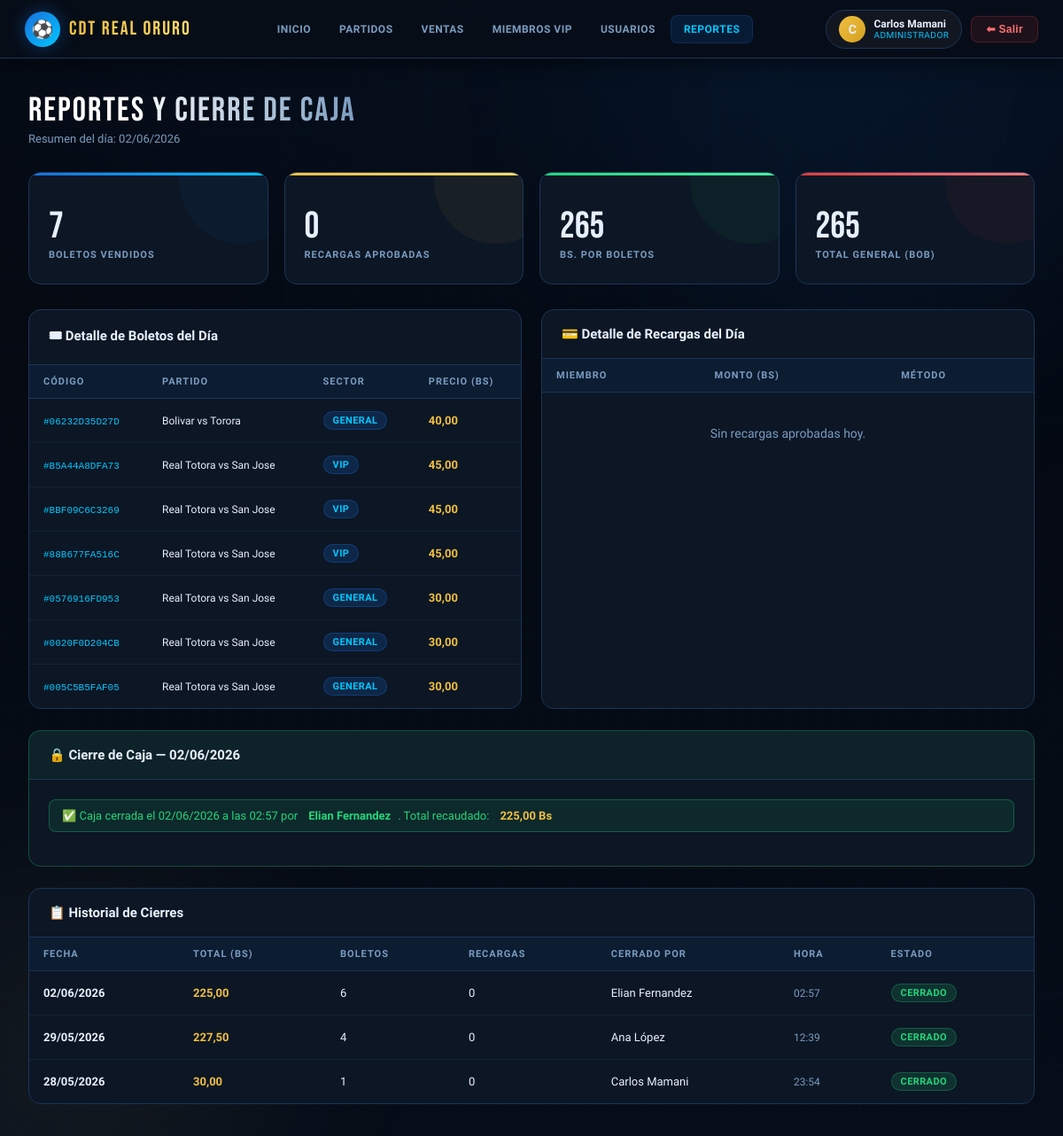
Screenshot of /reportes/cierre/ (signed in) with the database file from the repository.
### champinones/models.py (models this page shows, shortened)
class Usuario(AbstractUser):
    rol = models.CharField(
        max_length=10,
        choices=RolUsuario.choices,
        default=RolUsuario.PERSONAL,
        verbose_name=_('Rol'),
    )
    class Meta:
        verbose_name        = _('Usuario')
        verbose_name_plural = _('Usuarios')
        ordering            = ['username']
    @property
    def es_admin(self):
        return self.rol == RolUsuario.ADMIN or self.is_superuser

class Boleto(models.Model):
    class SectorAsiento(models.TextChoices):
        GENERAL   = 'GENERAL',   _('General')
        PREFERENTE = 'PREFERENTE', _('Preferente')
        VIP       = 'VIP',       _('VIP')
        PALCO     = 'PALCO',     _('Palco')
    evento = models.ForeignKey(
        Evento,
        on_delete=models.PROTECT,
        related_name='boletos',
        verbose_name=_('Evento'),
    )
    miembro_vip = models.ForeignKey(
        MiembroVIP,
        on_delete=models.SET_NULL,
        null=True, blank=True,
        related_name='boletos',
        verbose_name=_('Miembro VIP'),
    )
    vendido_por = models.ForeignKey(
        Usuario,
        on_delete=models.SET_NULL,
        null=True, blank=True,
        related_name='boletos_vendidos',
        verbose_name=_('Vendido por'),
    )
    sector = models.CharField(
        max_length=12,
        choices=SectorAsiento.choices,
        default=SectorAsiento.GENERAL,
        verbose_name=_('Sector'),
    )
    precio_pagado = models.DecimalField(
        max_digits=8,
        decimal_places=2,
        validators=[MinValueValidator(0)],
        verbose_name=_('Precio Pagado (BOB)'),
    )
    codigo = models.CharField(
        max_length=12,
        unique=True,
        default=generar_codigo_boleto,
        editable=False,
        verbose_name=_('Código Único'),
    )
    numero_factura = models.CharField(
        max_length=20,
        unique=True,
        editable=False,
        verbose_name=_('Número de Factura'),
        help_text=_('Generado automáticamente'),
        blank=True,
        null=True,
    )
    subtotal = models.DecimalField(
        max_digits=8,
        decimal_places=2,
        default=0.00,
        validators=[MinValueValidator(0)],
        verbose_name=_('Subtotal (BOB)'),
    )
    impuesto_iva = models.DecimalField(
        max_digits=8,
        decimal_places=2,
        default=0.00,
        validators=[MinValueValidator(0)],
        verbose_name=_('IVA 13% (BOB)'),
    )
    descuento = models.DecimalField(
        max_digits=8,
        decimal_places=2,
        default=0.00,
        validators=[MinValueValidator(0)],
        verbose_name=_('Descuento (BOB)'),
    )
    total_factura = models.DecimalField(
        max_digits=8,
        decimal_places=2,
        editable=False,
        verbose_name=_('Total Factura (BOB)'),
        default=0.00,
    )
    fecha_compra = models.DateTimeField(
        default=timezone.now,
        verbose_name=_('Fecha de Compra'),
    )
    pago_con_saldo_vip = models.BooleanField(
        default=False,
        verbose_name=_('Pagado con Saldo VIP'),
    )
    metodo_pago = models.CharField(
        max_length=20,
        choices=[
            ('EFECTIVO', _('Efectivo')),
            ('TARJETA', _('Tarjeta')),
            ('SALDO_VIP', _('Saldo VIP')),
            ('OTRO', _('Otro')),
        ],
        default='EFECTIVO',
        verbose_name=_('Método de Pago'),
    )
    referencia_pago = models.CharField(
        max_length=50,
        blank=True,
        verbose_name=_('Referencia de Pago (transacción, talón, etc.)'),
    )
    observaciones = models.TextField(
        blank=True,
        verbose_name=_('Observaciones'),
    )
    class Meta:
        verbose_name        = _('Boleto')
        verbose_name_plural = _('Boletos')
        ordering            = ['-fecha_compra']

class Evento(models.Model):
    class EstadoEvento(models.TextChoices):
        PROGRAMADO = 'PROGRAMADO', _('Programado')
        EN_CURSO   = 'EN_CURSO',   _('En Curso')
        FINALIZADO = 'FINALIZADO', _('Finalizado')
        CANCELADO  = 'CANCELADO',  _('Cancelado')
    nombre = models.CharField(
        max_length=200,
        verbose_name=_('Nombre del Evento'),
    )
    equipo_local = models.CharField(
        max_length=100,
        verbose_name=_('Equipo Local'),
    )
    equipo_visitante = models.CharField(
        max_length=100,
        verbose_name=_('Equipo Visitante'),
    )
    fecha = models.DateField(
        verbose_name=_('Fecha'),
    )
    hora = models.TimeField(
        verbose_name=_('Hora'),
    )
    precio_base = models.DecimalField(
        max_digits=8,
        decimal_places=2,
        validators=[MinValueValidator(0)],
        verbose_name=_('Precio Base (BOB)'),
    )
    capacidad_total = models.PositiveIntegerField(
        verbose_name=_('Capacidad Total'),
    )
    capacidad_disponible = models.PositiveIntegerField(
        verbose_name=_('Capacidad Disponible'),
    )
    estado = models.CharField(
        max_length=12,
        choices=EstadoEvento.choices,
        default=EstadoEvento.PROGRAMADO,
        verbose_name=_('Estado'),
    )
    descripcion = models.TextField(
        blank=True,
        verbose_name=_('Descripción'),
    )
    creado_por = models.ForeignKey(
        Usuario,
        on_delete=models.SET_NULL,
        null=True, blank=True,
        related_name='eventos_creados',
        verbose_name=_('Creado por'),
    )
    fecha_creacion = models.DateTimeField(auto_now_add=True)
    class Meta:
        verbose_name        = _('Evento')
        verbose_name_plural = _('Eventos')
        ordering            = ['fecha', 'hora']
    SECTOR_MULTIPLIERS = {
        'GENERAL': Decimal('1.00'),
        'PREFERENTE': Decimal('1.25'),
        'VIP': Decimal('1.50'),
        'PALCO': Decimal('2.00'),
    }

class CierreCaja(models.Model):
    fecha = models.DateField(
        unique=True,
        verbose_name=_('Fecha'),
    )
    total_ventas_boletos = models.DecimalField(
        max_digits=12,
        decimal_places=2,
        default=0.00,
        verbose_name=_('Total por Venta de Boletos (BOB)'),
    )
    total_recargas = models.DecimalField(
        max_digits=12,
        decimal_places=2,
        default=0.00,
        verbose_name=_('Total por Recargas (BOB)'),
    )
    total_recaudado = models.DecimalField(
        max_digits=12,
        decimal_places=2,
        default=0.00,
        verbose_name=_('Total Recaudado (BOB)'),
    )
    cantidad_boletos = models.PositiveIntegerField(
        default=0,
        verbose_name=_('Cantidad de Boletos Vendidos'),
    )
    cantidad_recargas = models.PositiveIntegerField(
        default=0,
        verbose_name=_('Cantidad de Recargas Procesadas'),
    )
    usuario_cierre = models.ForeignKey(
        Usuario,
        on_delete=models.PROTECT,
        related_name='cierres_caja',
        verbose_name=_('Cerrado por'),
    )
    estado = models.CharField(
        max_length=8,
        choices=EstadoCierre.choices,
        default=EstadoCierre.ABIERTO,
        verbose_name=_('Estado'),
    )
    notas = models.TextField(
        blank=True,
        verbose_name=_('Notas del Cierre'),
    )
    fecha_cierre = models.DateTimeField(
        null=True, blank=True,
        verbose_name=_('Fecha y Hora del Cierre'),
    )
    class Meta:
        verbose_name        = _('Cierre de Caja')
        verbose_name_plural = _('Cierres de Caja')
        ordering            = ['-fecha']

### champinones/views.py (the view, shortened to what this page needs)
# urls.py: path('reportes/cierre/',   views.cierre_caja,    name='cierre_caja'),
@login_required
@user_passes_test(es_personal_o_admin)
def cierre_caja(request):
    hoy = localdate()
    cierre_existente = CierreCaja.objects.filter(
        fecha=hoy, estado=EstadoCierre.CERRADO
    ).first()
    boletos_hoy  = Boleto.objects.filter(fecha_compra__date=hoy)
    recargas_hoy = Recarga.objects.filter(
        fecha_solicitud__date=hoy,
        estado=Recarga.EstadoRecarga.APROBADA,
    )
    agg_boletos  = boletos_hoy.aggregate(total=Sum('precio_pagado'), cant=Count('pk'))
    agg_recargas = recargas_hoy.aggregate(total=Sum('monto'), cant=Count('pk'))
    total_boletos  = agg_boletos['total']  or Decimal('0')
    total_recargas = agg_recargas['total'] or Decimal('0')
    cant_boletos   = agg_boletos['cant']   or 0
    cant_recargas  = agg_recargas['cant']  or 0
    resumen = {
        'fecha':             hoy,
        'total_boletos':     total_boletos,
        'total_recargas':    total_recargas,
        'total_general':     total_boletos + total_recargas,
        'cantidad_boletos':  cant_boletos,
        'cantidad_recargas': cant_recargas,
        'detalle_boletos':   boletos_hoy.select_related('evento', 'miembro_vip'),
        'detalle_recargas':  recargas_hoy.select_related('miembro'),
    }
    form = CierreCajaForm()
    historial = CierreCaja.objects.order_by('-fecha')[:10]
    return render(request, 'portal/reportes.html', {
        'form':             form,
        'resumen':          resumen,
        'cierre_hoy':       cierre_existente,
        'historial_cierres': historial,
    })

### champinones/forms.py (called while the page is built)
    def apply_styles(self):
        for field_name, field in self.fields.items():
            existing = field.widget.attrs.get('class', '')
            field.widget.attrs['class'] = f'{existing} {self.FIELD_CSS}'.strip()
            if not field.widget.attrs.get('placeholder'):
                field.widget.attrs['placeholder'] = field.label or field_name

### champinones/views.py (called while the page is built)
def es_personal_o_admin(user):
    return user.is_authenticated and user.rol in (RolUsuario.ADMIN, RolUsuario.PERSONAL)

### champinones/templates/portal/reportes.html (shortened to what this page needs)
{% extends "portal/base_portal.html" %}
{% block nav_reportes %}active{% endblock %}
{% block content %}
<div class="page">
  <div class="page-header">
    <div>
      <div class="page-title">Reportes y Cierre de Caja</div>
      <div class="page-sub">Resumen del día: {{ resumen.fecha|date:"d/m/Y" }}</div>
    </div>
  </div>
  <div class="stats-grid">
    <div class="stat-card blue">
      <div class="stat-value">{{ resumen.cantidad_boletos }}</div>
      <div class="stat-label">Boletos Vendidos</div>
    </div>
    <div class="stat-card gold">
      <div class="stat-value">{{ resumen.cantidad_recargas }}</div>
      <div class="stat-label">Recargas Aprobadas</div>
    </div>
    <div class="stat-card green">
      <div class="stat-value">{{ resumen.total_boletos }}</div>
      <div class="stat-label">Bs. por Boletos</div>
    </div>
    <div class="stat-card red">
      <div class="stat-value">{{ resumen.total_general }}</div>
      <div class="stat-label">Total General (BOB)</div>
    </div>
  </div>
  <div class="dash-grid" style="margin-bottom:24px;">
    <div class="card">
      <div class="card-header"><span class="card-title">🎟 Detalle de Boletos del Día</span></div>
      <div class="card-body" style="padding:0;">
        <table>
          <thead>
            <tr>
              <th>Código</th>
              <th>Partido</th>
              <th>Sector</th>
              <th>Precio (Bs)</th>
            </tr>
          </thead>
          <tbody>
            {% for b in resumen.detalle_boletos %}
            <tr>
              <td><code style="color:var(--accent-cyan);font-size:11px;">#{{ b.codigo }}</code></td>
              <td style="font-size:12px;">{{ b.evento.equipo_local }} vs {{ b.evento.equipo_visitante }}</td>
              <td><span class="badge badge-blue">{{ b.get_sector_display }}</span></td>
              <td><strong style="color:var(--accent-gold);">{{ b.precio_pagado }}</strong></td>
            </tr>
            {% endfor %}
          </tbody>
        </table>
      </div>
    </div>
    <div class="card">
      <div class="card-header"><span class="card-title">💳 Detalle de Recargas del Día</span></div>
      <div class="card-body" style="padding:0;">
        <table>
          <thead>
            <tr>
              <th>Miembro</th>
              <th>Monto (Bs)</th>
              <th>Método</th>
            </tr>
          </thead>
          <tbody>
            {% for r in resumen.detalle_recargas %}
            <tr>
              <td>{{ r.miembro.nombre_completo }}</td>
              <td><strong style="color:var(--accent-green);">{{ r.monto }}</strong></td>
              <td>{{ r.get_metodo_pago_display }}</td>
            </tr>
            {% empty %}
            <tr>
              <td colspan="3">
                <div class="empty-state" style="padding:24px;">
                  <p>Sin recargas aprobadas hoy.</p>
                </div>
              </td>
            </tr>
            {% endfor %}
          </tbody>
        </table>
      </div>
    </div>
  </div>
  <div class="card"
    style="border-color:{% if cierre_hoy %}rgba(34,214,122,.3){% else %}rgba(240,192,64,.3){% endif %};">
    <div class="card-header"
      style="background:{% if cierre_hoy %}rgba(34,214,122,.06){% else %}rgba(240,192,64,.06){% endif %};">
      <span class="card-title">🔒 Cierre de Caja — {{ resumen.fecha|date:"d/m/Y" }}</span>
    </div>
    <div class="card-body">
      {% if cierre_hoy %}
      <div class="alert alert-success" style="display:flex;">
        ✅ Caja cerrada el {{ cierre_hoy.fecha_cierre|date:"d/m/Y" }} a las {{ cierre_hoy.fecha_cierre|time:"H:i" }}
        por <strong style="margin-left:4px;">{{ cierre_hoy.usuario_cierre.get_full_name }}</strong>.
        Total recaudado: <strong style="color:var(--accent-gold);margin-left:4px;">{{ cierre_hoy.total_recaudado }}
          Bs</strong>
      </div>
      {% endif %}
    </div>
  </div>
  <div class="card" style="margin-top:24px;">
    <div class="card-header"><span class="card-title">📋 Historial de Cierres</span></div>
    <div class="card-body" style="padding:0;">
      <table>
        <thead>
          <tr>
            <th>Fecha</th>
            <th>Total (Bs)</th>
            <th>Boletos</th>
            <th>Recargas</th>
            <th>Cerrado por</th>
            <th>Hora</th>
            <th>Estado</th>
          </tr>
        </thead>
        <tbody>
          {% for c in historial_cierres %}
          <tr>
            <td><strong>{{ c.fecha|date:"d/m/Y" }}</strong></td>
            <td><strong style="color:var(--accent-gold);">{{ c.total_recaudado }}</strong></td>
            <td>{{ c.cantidad_boletos }}</td>
            <td>{{ c.cantidad_recargas }}</td>
            <td>{{ c.usuario_cierre.get_full_name }}</td>
            <td style="font-size:12px;color:var(--text-secondary);">{% if c.fecha_cierre %}{{ c.fecha_cierre|time:"H:i" }}{% else %}—{% endif %}</td>
            <td><span class="badge {% if c.estado == 'CERRADO' %}badge-green{% else %}badge-gold{% endif %}">{{ c.get_estado_display }}</span></td>
          </tr>
          {% endfor %}
        </tbody>
      </table>
    </div>
  </div>
</div>
{% endblock %}

### champinones/templates/portal/base_portal.html (shortened to what this page needs)
{% extends "base.html" %}
{% block nav %}
<nav style="position:relative;z-index:200;">
  <div class="nav-left">
    <div class="nav-logo-icon">⚽</div>
    <div class="nav-brand">CDT REAL ORURO</div>
  </div>
  <div class="nav-links">
    <a class="nav-link {% block nav_dashboard %}{% endblock %}" href="{% url 'dashboard' %}">Inicio</a>
    <a class="nav-link {% block nav_partidos %}{% endblock %}" href="{% url 'evento_lista' %}">Partidos</a>
    <a class="nav-link {% block nav_ventas %}{% endblock %}" href="{% url 'venta_lista' %}">Ventas</a>
    <a class="nav-link {% block nav_miembros %}{% endblock %}" href="{% url 'miembro_lista' %}">Miembros VIP</a>
    {% if request.user.es_admin %}
    <a class="nav-link {% block nav_usuarios %}{% endblock %}" href="{% url 'personal_lista' %}">Usuarios</a>
    {% endif %}
    {% if request.user.es_admin or request.user.es_personal %}
    <a class="nav-link {% block nav_reportes %}{% endblock %}" href="{% url 'cierre_caja' %}">Reportes</a>
    {% endif %}
  </div>
  <div class="nav-right">
    <div class="user-chip">
      <div class="user-avatar {% if request.user.es_admin %}gold-av{% endif %}">{{ request.user.first_name|first|upper|default:"U" }}</div>
      <div class="user-info">
        <div class="user-name">{{ request.user.get_full_name|default:request.user.username }}</div>
        <div class="user-role">{{ request.user.get_rol_display }}</div>
      </div>
    </div>
    <form method="post" action="{% url 'logout' %}" style="display:inline">
      <button type="submit" class="btn-logout">⬅ Salir</button>
    </form>
  </div>
</nav>
{% endblock %}

### rows the page displays
Usuario: user.first_name|first "C", user.get_full_name "Carlos Mamani", user.rol "ADMINISTRADOR"
Boleto: codigo "06232D35D27D", evento.equipo_local "Bolivar", evento.equipo_visitante "Torora", sector "GENERAL", precio_pagado "40,00"
Boleto: codigo "B5A44A8DFA73", evento.equipo_local "Real Totora", evento.equipo_visitante "San Jose", sector "VIP", precio_pagado "45,00"
Boleto: codigo "BBF09C6C3269", evento.equipo_local "Real Totora", evento.equipo_visitante "San Jose", sector "VIP", precio_pagado "45,00"
Boleto: codigo "88B677FA516C", evento.equipo_local "Real Totora", evento.equipo_visitante "San Jose", sector "VIP", precio_pagado "45,00"
Boleto: codigo "0576916FD953", evento.equipo_local "Real Totora", evento.equipo_visitante "San Jose", sector "GENERAL", precio_pagado "30,00"
Boleto: codigo "0020F0D204CB", evento.equipo_local "Real Totora", evento.equipo_visitante "San Jose", sector "GENERAL", precio_pagado "30,00"
Boleto: codigo "005C5B5FAF05", evento.equipo_local "Real Totora", evento.equipo_visitante "San Jose", sector "GENERAL", precio_pagado "30,00"
CierreCaja: fecha_cierre "02/06/2026", fecha_cierre "02:57", usuario_cierre.get_full_name "Elian Fernandez", total_recaudado "225,00", fecha "02/06/2026", cantidad_boletos "6", cantidad_recargas "0", estado "CERRADO"
CierreCaja: fecha "29/05/2026", total_recaudado "227,50", cantidad_boletos "4", cantidad_recargas "0", usuario_cierre.get_full_name "Ana López", fecha_cierre "12:39", estado "CERRADO"
CierreCaja: fecha "28/05/2026", total_recaudado "30,00", cantidad_boletos "1", cantidad_recargas "0", usuario_cierre.get_full_name "Carlos Mamani", fecha_cierre "23:54", estado "CERRADO"

### other values shown
{{ resumen.fecha|date:"d/m/Y" }} "02/06/2026"
{{ resumen.cantidad_boletos }} "7"
{{ resumen.cantidad_recargas }} "0"
{{ resumen.total_boletos }} "265"
{{ resumen.total_general }} "265"
